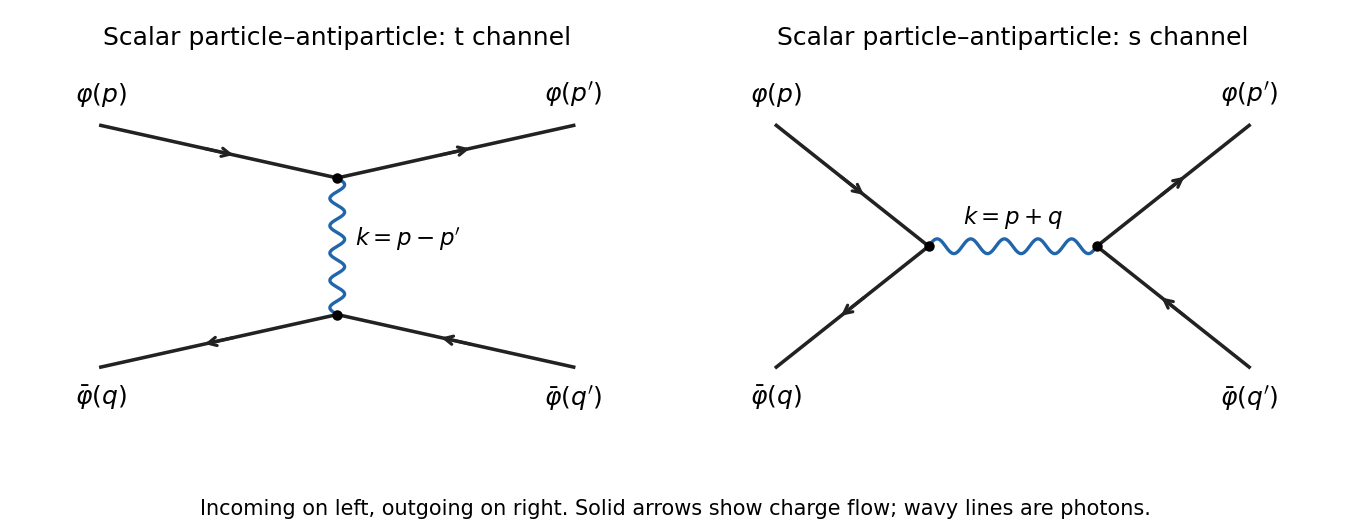

This figure's Python source:
"""Original tree diagrams. Python 3.14, Matplotlib/NumPy from root pyproject.
Emits opaque PNG basename to caller CWD, honoring supplied MPLCONFIGDIR.
"""
import numpy as np
import matplotlib
matplotlib.use('Agg')
import matplotlib.pyplot as plt


def directed(ax, start, end, reverse=False):
    p=np.array(start,dtype=float);q=np.array(end,dtype=float)
    ax.plot([p[0],q[0]],[p[1],q[1]],color='#222222',lw=1.7)
    if reverse:p,q=q,p
    middle=(p+q)/2;direction=(q-p)/np.linalg.norm(q-p)
    ax.annotate('',xy=middle+.14*direction,xytext=middle-.14*direction,
                arrowprops={'arrowstyle':'->','color':'#222222','lw':1.5,'shrinkA':0,'shrinkB':0})


def internal(ax,p,q,photon):
    p=np.array(p);q=np.array(q);s=np.linspace(0,1,220)
    if photon:
        normal=np.array([-(q-p)[1],(q-p)[0]])/np.linalg.norm(q-p)
        xy=p[None,:]+s[:,None]*(q-p)[None,:]+.07*np.sin(10*np.pi*s)[:,None]*normal[None,:]
        ax.plot(xy[:,0],xy[:,1],color='#2166ac',lw=1.6)
    else:ax.plot([p[0],q[0]],[p[1],q[1]],color='#a65b12',ls='--',lw=1.7)


def panel(ax,channel,anti=False,photon=False):
    left=[(-2.25,1.15),(-2.25,-1.15)];right=[(2.25,1.15),(2.25,-1.15)]
    if channel=='s':
        v1=(-.8,0);v2=(.8,0)
        directed(ax,left[0],v1);directed(ax,left[1],v1,reverse=anti)
        directed(ax,v2,right[0]);directed(ax,v2,right[1],reverse=anti)
        internal(ax,v1,v2,photon)
        ax.text(0,.21,r'$k=p+q$',ha='center',fontsize=11)
    else:
        v1=(0,.65);v2=(0,-.65)
        directed(ax,left[0],v1);directed(ax,left[1],v2,reverse=anti)
        if channel=='u':
            directed(ax,v1,right[1]);directed(ax,v2,right[0])
        else:
            directed(ax,v1,right[0]);directed(ax,v2,right[1],reverse=anti)
        internal(ax,v1,v2,photon)
        ax.text(.17,0,r"$k=p-p'$" if channel=='t' else r"$k=p-q'$",ha='left',fontsize=11)
    for v in [v1,v2]:ax.plot(v[0],v[1],'o',color='black',ms=4)
    part=r'\varphi' if photon else r'\psi'
    antipart=r'\bar\varphi' if photon else r'\bar\psi'
    labels=[f'${part}(p)$',f'${antipart if anti else part}(q)$',f"${part}(p')$",f"${antipart if anti else part}(q')$"]
    for (x,y),lab in zip(left+right,labels):
        ax.text(x,y+(0.16 if y>0 else -.16),lab,ha='center',va='bottom' if y>0 else 'top',fontsize=12)
    ax.set_xlim(-3.15,3.15);ax.set_ylim(-1.8,1.8);ax.set_aspect('equal');ax.axis('off')

fig,axes=plt.subplots(1,2,figsize=(9.0,3.5),layout='constrained',facecolor='white')
for ax,channel,title in zip(axes,['t','s'],['Scalar particle–antiparticle: t channel','Scalar particle–antiparticle: s channel']):
    panel(ax,channel,anti=True,photon=True)
    ax.set_title(title,fontsize=12)
fig.supxlabel('Incoming on left, outgoing on right. Solid arrows show charge flow; wavy lines are photons.',fontsize=10)
fig.savefig('paper-50-scalar-qed-tree.png',dpi=150,facecolor='white',transparent=False)
plt.close(fig)
